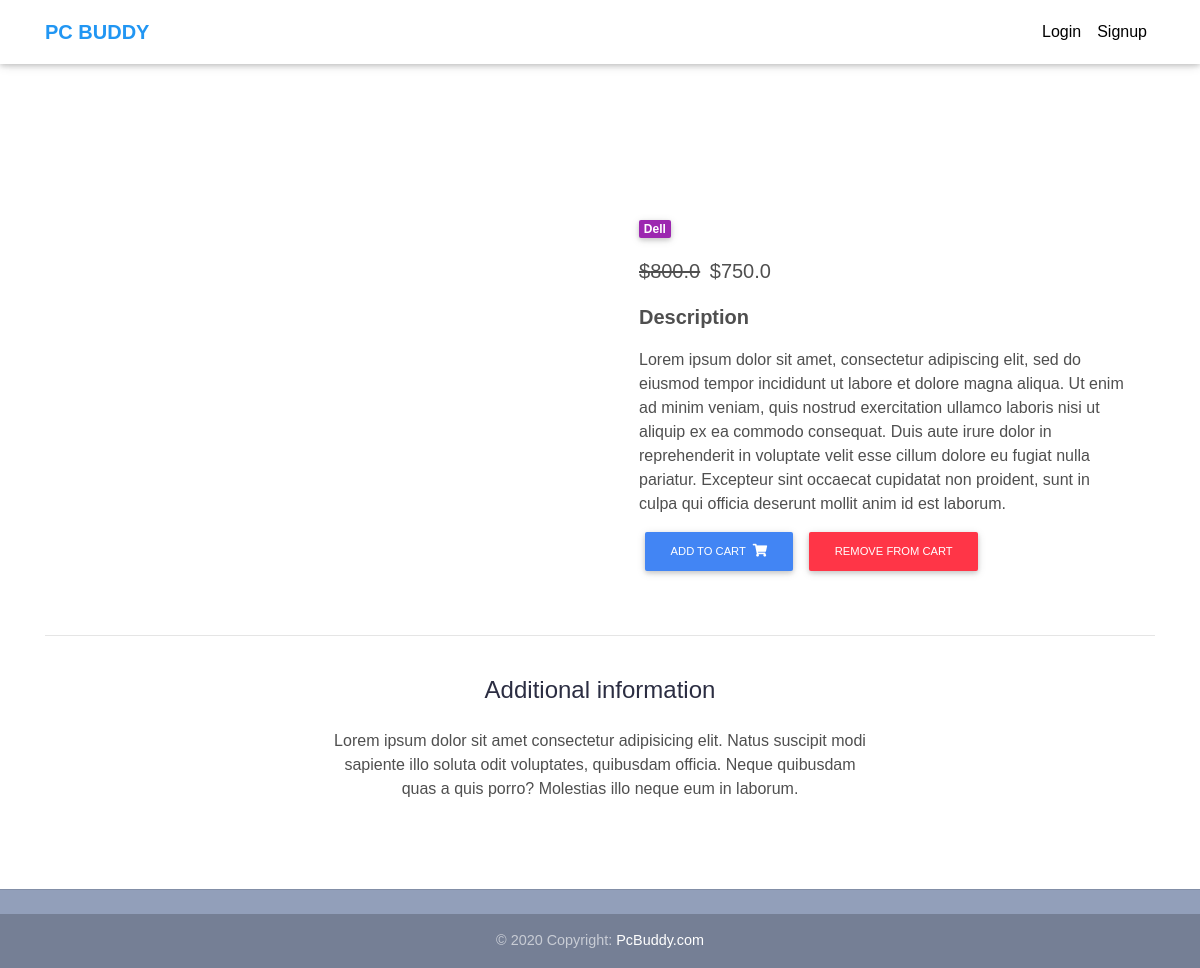
The app's page /product/1651131/ with its own data.
### core/models.py (models this page shows, shortened)
class Item(models.Model):
    title = models.CharField(max_length=100)
    price = models.FloatField()
    discount_price = models.FloatField(blank=True, null=True)
    category = models.CharField(choices=CATEGORY_CHOICES, max_length=2)
    slug = models.SlugField()
    description = models.TextField()
    image = models.ImageField()
    def get_add_to_cart_url(self):
        return reverse("core:add-to-cart", kwargs={
            'slug': self.slug
        })
    def get_remove_from_cart_url(self):
        return reverse("core:remove-from-cart", kwargs={
            'slug': self.slug
        })

### core/views.py (the view)
# urls.py: path('product/<slug>/', ItemDetailView.as_view(), name='product'),
class ItemDetailView(DetailView):
    model = Item
    template_name = "product.html"

### templates/product.html (shortened to what this page needs)
{% extends "base.html" %}
{% block content %}
  <main class="mt-5 pt-4">
    <div class="container dark-grey-text mt-5">
      <div class="row wow fadeIn">
        <div class="col-md-6 mb-4">
        </div>
        <div class="col-md-6 mb-4">
          <div class="p-4">
            <div class="mb-3">
              <a href="">
                <span class="badge purple mr-1">{{ object.get_category_display }}</span>
              </a>
            </div>
            <p class="lead">
              {% if object.discount_price %}
              <span class="mr-1">
                <del>${{ object.price }}</del>
              </span>
              <span>${{ object.discount_price }}</span>
              {% else %}
              <span>${{ object.price }}</span>
              {% endif %}
            </p>
            <p class="lead font-weight-bold">Description</p>
            <p>{{ object.description }}</p>
            <a href="{{ object.get_add_to_cart_url }}" class="btn btn-primary btn-md my-0 p">
              Add to cart
              <i class="fas fa-shopping-cart ml-1"></i>
            </a>
            <a href="{{ object.get_remove_from_cart_url }}" class="btn btn-danger btn-md my-0 p">
              Remove from cart
            </a>
          </div>
        </div>
      </div>
      <hr>
      <div class="row d-flex justify-content-center wow fadeIn">
        <div class="col-md-6 text-center">
          <h4 class="my-4 h4">Additional information</h4>
          <p>Lorem ipsum dolor sit amet consectetur adipisicing elit. Natus suscipit modi sapiente illo soluta odit
            voluptates,
            quibusdam officia. Neque quibusdam quas a quis porro? Molestias illo neque eum in laborum.</p>
        </div>
      </div>
      <div class="row wow fadeIn">
        <div class="col-lg-4 col-md-12 mb-4">
        </div>
        <div class="col-lg-4 col-md-6 mb-4">
        </div>
        <div class="col-lg-4 col-md-6 mb-4">
        </div>
      </div>
    </div>
  </main>
{% endblock content %}

### templates/base.html (style rules this page uses)
html, body, header, .carousel { height: 60vh; }
body { font-family: 'Montserrat', sans-serif; font-weight: 400; color: #333; }
h1, h2, h3, h4, h5, h6 { color: #2B2D42; font-weight: 700; margin: 0 0 10px; }
a { color: #2B2D42; font-weight: 500; -webkit-transition: 0.2s color; transition: 0.2s color; }

### records on screen
Item: category "Dell", price "800.0", discount_price "750.0", description "Lorem ipsum dolor sit amet, consectetur adipiscing elit, sed do eiusmod tempor incididunt ut labore et dolore magna aliqua. Ut enim ad minim veniam, quis nostrud exercitation ullamco laboris nisi ut aliquip ex ea commodo consequat. Duis aute irure dolor in reprehenderit in voluptate velit esse cillum dolore eu fugiat nulla pariatur. Excepteur sint occaecat cupidatat non proident, sunt in culpa qui officia deserunt mollit anim id est laborum."
